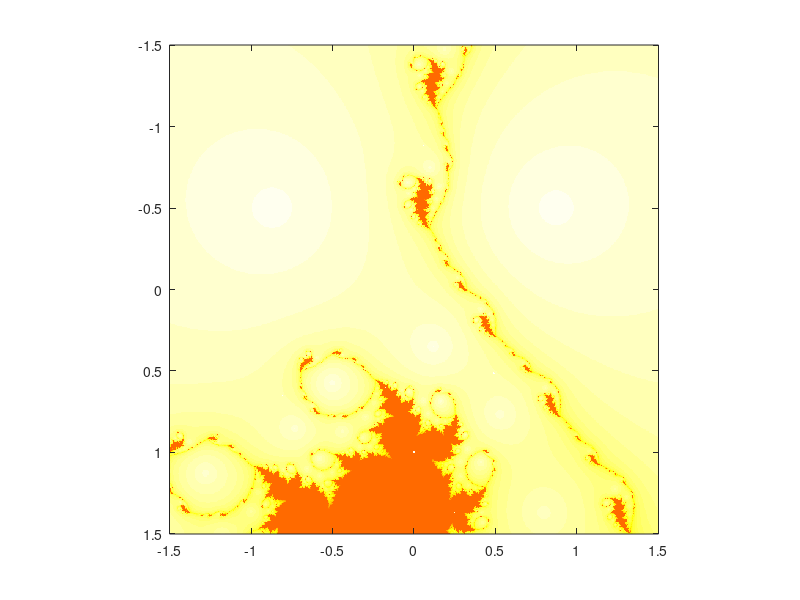

The MATLAB source for this figure:
%newton fractal
%Note: this script takes about 8 seconds to complete the fractal
%equation (z+0.5-0.866i)*(z+0.5+0.866i)*((z-1)^(0.5+0.3i))
%
x = linspace(-1.5,1.5,800);
y = linspace(-1.5,1.5,800);
c = zeros(length(y),length(x));



len_x = length(x);
len_y = length(y);

for n=1:len_x
    c(n,:) = y(n)+i*x(:);
end

h_msg   = msgbox(' Please Wait ',' ');
zvalues = zeros(len_x,len_y);
z   = 0+i*0;
rough = 0;
rough1 = 0;
rough2 = 0;
m  =  1;
n  =  len_x*len_y;
const= 0.5+0.3*i;
tic
for m=1:n
    
    k = 0;
    z = c(m);
    rough1 = 0.06;
    rough  = 0;
    while ((k<=30)&&(abs(rough1)> 0.01))
        rough2=  const/(z-1)+1/(z+0.5 - 0.866i)+1/(z+0.5 + 0.866i);
        z = z - 1/rough2;
        rough1 = z - rough;
        rough  = z;
        k  = k+1;
    end
    zvalues(m) = k;
    
end
toc
close(h_msg);
cmap=flipud(colormap(hot));
colormap(cmap);
image(x,y,zvalues)
axis tight square
%clear x y c
%zval8 = uint8(zvalues);
%clear zvalues
%rgb   = ind2rgb8( zval8 , cmap );
%imwrite(rgb ,'newton5.png','png') ;
